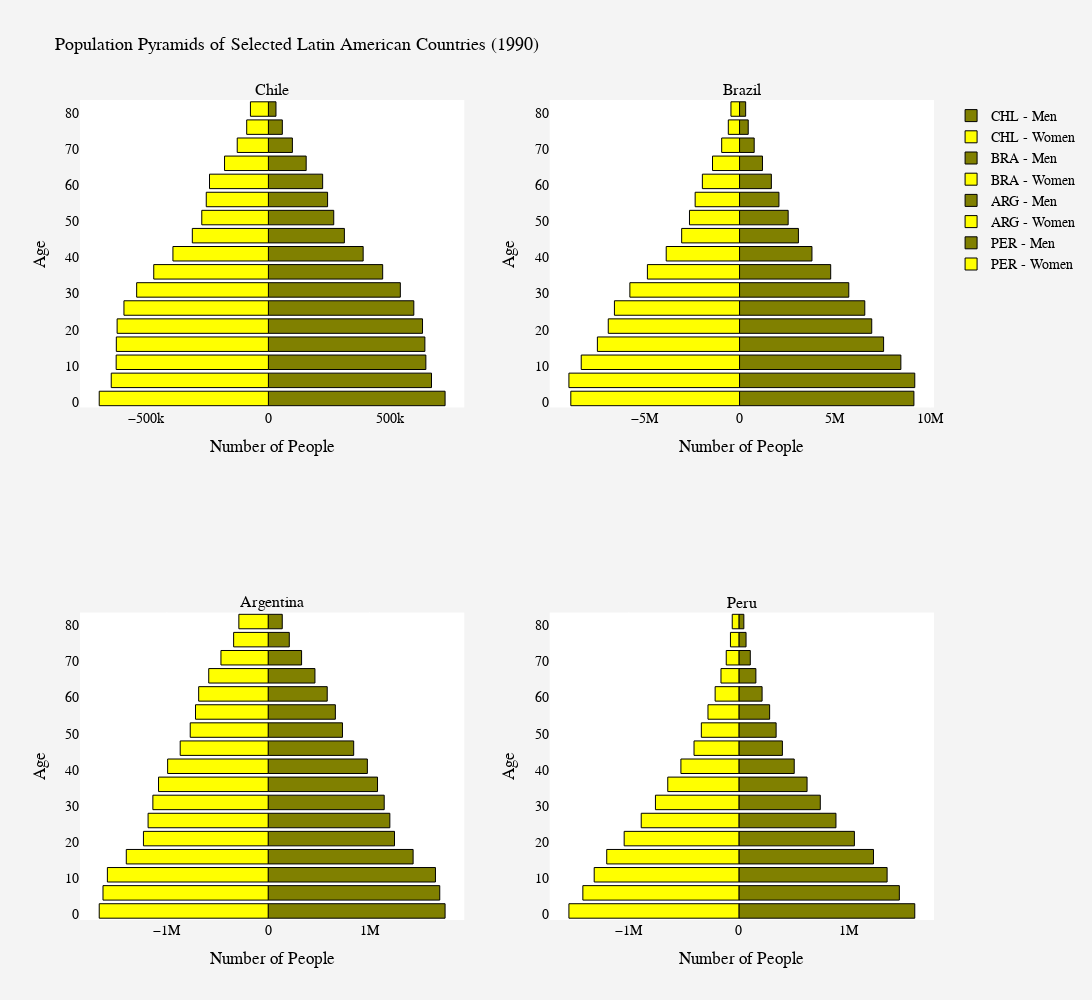

Write notebook code for a chart like this one.
### Code cell
# The population pyramids of various Operation Condor countries after the end of the dictatorship period.
    # Note: Compare with the figure above to see the changes from 1960-1990

# Create a subplot layout (2 rows, 2 columns)
fig_4 = make_subplots(rows=2, cols=2, subplot_titles=country_titles)

# Loop through each country and generate its population pyramid
for i, (country, title) in enumerate(zip(country_choices, country_titles)):
    condor_countries = wbdata.get_dataframe(categories, country=country)

    # Extract male and female data
    male_data = condor_countries.loc[str(1990), :].filter(regex="Male").values
    female_data = -condor_countries.loc[str(1990), :].filter(regex="Female").values  # Negative for left alignment
    age_groups = [int(s[:2]) + 1 for s in ages]  # Convert age labels to integers

    # Determine subplot position
    row = i // 2 + 1
    col = i % 2 + 1

    # Add Male bar trace
    fig_4.add_trace(go.Bar(
        x=male_data,
        y=age_groups,
        orientation='h',
        name=f'{country} - Men',
        marker=dict(color='olive', line=dict(color='black', width=1)),
        hoverinfo='skip'
    ), row=row, col=col)

    # Add Female bar trace
    fig_4.add_trace(go.Bar(
        x=female_data,
        y=age_groups,
        orientation='h',
        name=f'{country} - Women',
        marker=dict(color='yellow', line=dict(color='black', width=1)),
        hoverinfo='skip'
    ), row=row, col=col)

 # Customize X and Y axis labels for each subplot
    fig_4.update_xaxes(title_text="Number of People", row=row, col=col)
    fig_4.update_yaxes(title_text="Age", row=row, col=col)

# Updated layout for aesthetics!
fig_4.update_layout(
    title="Population Pyramids of Selected Latin American Countries (1990)",
    title_font=dict(size=18, color='black'),
    barmode='overlay',
    width=1200,  # Adjust width
    height=1000,  # Adjust height
    paper_bgcolor='#f4f4f4',
    plot_bgcolor='#ffffff',
    font=dict(family="Arial, sans-serif", size=14, color="black"),
    showlegend=True
)

# Make the final figure
fig_4.show()

### Figure 1 — Plotly figure (JSON) as saved in the notebook; plotly's stock layout.template omitted (floating-point values rounded to 4 significant figures)
{"data": [{"hoverinfo": "skip", "marker": {"color": "olive", "line": {"color": "black", "width": 1}}, "name": "CHL - Men", "orientation": "h", "type": "bar", "x": [724000.0, 668400.0, 645300.0, 641300.0, 631600.0, 595900.0, 540700.0, 468300.0, 388400.0, 311400.0, 267800.0, 242600.0, 222300.0, 154800.0, 98370.0, 57120.0, 31100.0], "xaxis": "x", "y": [1, 6, 11, 16, 21, 26, 31, 36, 41, 46, 51, 56, 61, 66, 71, 76, 81], "yaxis": "y"}, {"hoverinfo": "skip", "marker": {"color": "yellow", "line": {"color": "black", "width": 1}}, "name": "CHL - Women", "orientation": "h", "type": "bar", "x": [-693300.0, -644000.0, -623800.0, -623200.0, -619900.0, -592000.0, -539900.0, -469800.0, -391200.0, -311800.0, -273000.0, -254600.0, -241400.0, -179700.0, -127700.0, -88940.0, -73610.0], "xaxis": "x", "y": [1, 6, 11, 16, 21, 26, 31, 36, 41, 46, 51, 56, 61, 66, 71, 76, 81], "yaxis": "y"}, {"hoverinfo": "skip", "marker": {"color": "olive", "line": {"color": "black", "width": 1}}, "name": "BRA - Men", "orientation": "h", "type": "bar", "x": [9151000.0, 9197000.0, 8467000.0, 7560000.0, 6938000.0, 6573000.0, 5734000.0, 4784000.0, 3801000.0, 3089000.0, 2552000.0, 2068000.0, 1670000.0, 1203000.0, 769100.0, 456300.0, 321200.0], "xaxis": "x2", "y": [1, 6, 11, 16, 21, 26, 31, 36, 41, 46, 51, 56, 61, 66, 71, 76, 81], "yaxis": "y2"}, {"hoverinfo": "skip", "marker": {"color": "yellow", "line": {"color": "black", "width": 1}}, "name": "BRA - Women", "orientation": "h", "type": "bar", "x": [-8855000.0, -8954000.0, -8308000.0, -7460000.0, -6889000.0, -6565000.0, -5756000.0, -4835000.0, -3848000.0, -3037000.0, -2627000.0, -2329000.0, -1950000.0, -1419000.0, -936900.0, -589300.0, -450700.0], "xaxis": "x2", "y": [1, 6, 11, 16, 21, 26, 31, 36, 41, 46, 51, 56, 61, 66, 71, 76, 81], "yaxis": "y2"}, {"hoverinfo": "skip", "marker": {"color": "olive", "line": {"color": "black", "width": 1}}, "name": "ARG - Men", "orientation": "h", "type": "bar", "x": [1745000.0, 1693000.0, 1650000.0, 1430000.0, 1246000.0, 1200000.0, 1145000.0, 1079000.0, 978400.0, 843600.0, 732800.0, 662700.0, 582500.0, 461300.0, 329500.0, 208200.0, 138800.0], "xaxis": "x3", "y": [1, 6, 11, 16, 21, 26, 31, 36, 41, 46, 51, 56, 61, 66, 71, 76, 81], "yaxis": "y3"}, {"hoverinfo": "skip", "marker": {"color": "yellow", "line": {"color": "black", "width": 1}}, "name": "ARG - Women", "orientation": "h", "type": "bar", "x": [-1667000.0, -1630000.0, -1586000.0, -1400000.0, -1230000.0, -1185000.0, -1138000.0, -1082000.0, -992000.0, -867900.0, -769000.0, -717000.0, -685800.0, -586500.0, -466000.0, -340800.0, -289300.0], "xaxis": "x3", "y": [1, 6, 11, 16, 21, 26, 31, 36, 41, 46, 51, 56, 61, 66, 71, 76, 81], "yaxis": "y3"}, {"hoverinfo": "skip", "marker": {"color": "olive", "line": {"color": "black", "width": 1}}, "name": "PER - Men", "orientation": "h", "type": "bar", "x": [1598000.0, 1458000.0, 1347000.0, 1223000.0, 1050000.0, 882000.0, 739600.0, 619400.0, 502600.0, 395200.0, 338200.0, 279200.0, 210800.0, 154400.0, 103500.0, 64950.0, 44890.0], "xaxis": "x4", "y": [1, 6, 11, 16, 21, 26, 31, 36, 41, 46, 51, 56, 61, 66, 71, 76, 81], "yaxis": "y4"}, {"hoverinfo": "skip", "marker": {"color": "yellow", "line": {"color": "black", "width": 1}}, "name": "PER - Women", "orientation": "h", "type": "bar", "x": [-1545000.0, -1418000.0, -1315000.0, -1201000.0, -1043000.0, -887700.0, -758500.0, -646700.0, -527100.0, -407900.0, -341500.0, -281000.0, -216100.0, -163000.0, -115100.0, -76920.0, -60630.0], "xaxis": "x4", "y": [1, 6, 11, 16, 21, 26, 31, 36, 41, 46, 51, 56, 61, 66, 71, 76, 81], "yaxis": "y4"}], "layout": {"annotations": [{"font": {"size": 16}, "showarrow": false, "text": "Chile", "x": 0.225, "xanchor": "center", "xref": "paper", "y": 1, "yanchor": "bottom", "yref": "paper"}, {"font": {"size": 16}, "showarrow": false, "text": "Brazil", "x": 0.775, "xanchor": "center", "xref": "paper", "y": 1, "yanchor": "bottom", "yref": "paper"}, {"font": {"size": 16}, "showarrow": false, "text": "Argentina", "x": 0.225, "xanchor": "center", "xref": "paper", "y": 0.375, "yanchor": "bottom", "yref": "paper"}, {"font": {"size": 16}, "showarrow": false, "text": "Peru", "x": 0.775, "xanchor": "center", "xref": "paper", "y": 0.375, "yanchor": "bottom", "yref": "paper"}], "barmode": "overlay", "font": {"color": "black", "family": "Arial, sans-serif", "size": 14}, "height": 1000, "paper_bgcolor": "#f4f4f4", "plot_bgcolor": "#ffffff", "showlegend": true, "title": {"font": {"color": "black", "size": 18}, "text": "Population Pyramids of Selected Latin American Countries (1990)"}, "width": 1200, "xaxis": {"anchor": "y", "domain": [0, 0.45], "title": {"text": "Number of People"}}, "xaxis2": {"anchor": "y2", "domain": [0.55, 1], "title": {"text": "Number of People"}}, "xaxis3": {"anchor": "y3", "domain": [0, 0.45], "title": {"text": "Number of People"}}, "xaxis4": {"anchor": "y4", "domain": [0.55, 1], "title": {"text": "Number of People"}}, "yaxis": {"anchor": "x", "domain": [0.625, 1], "title": {"text": "Age"}}, "yaxis2": {"anchor": "x2", "domain": [0.625, 1], "title": {"text": "Age"}}, "yaxis3": {"anchor": "x3", "domain": [0, 0.375], "title": {"text": "Age"}}, "yaxis4": {"anchor": "x4", "domain": [0, 0.375], "title": {"text": "Age"}}}}
